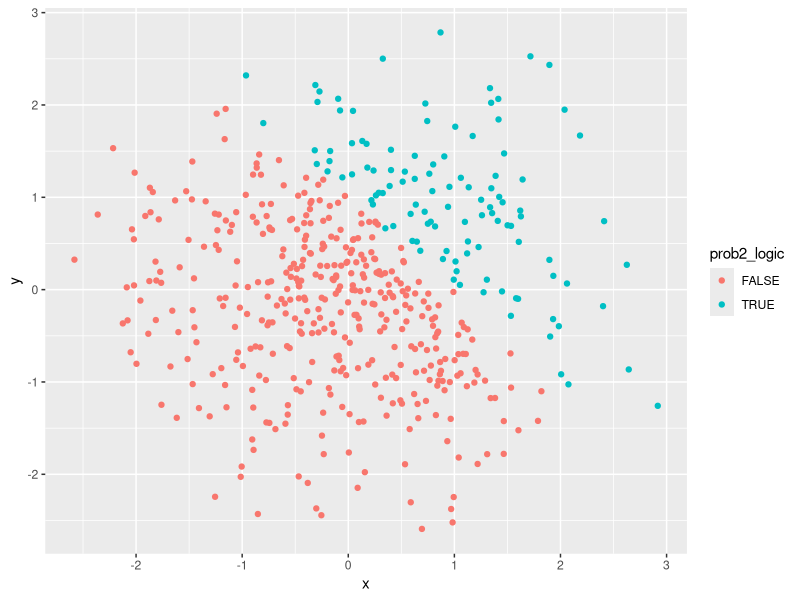
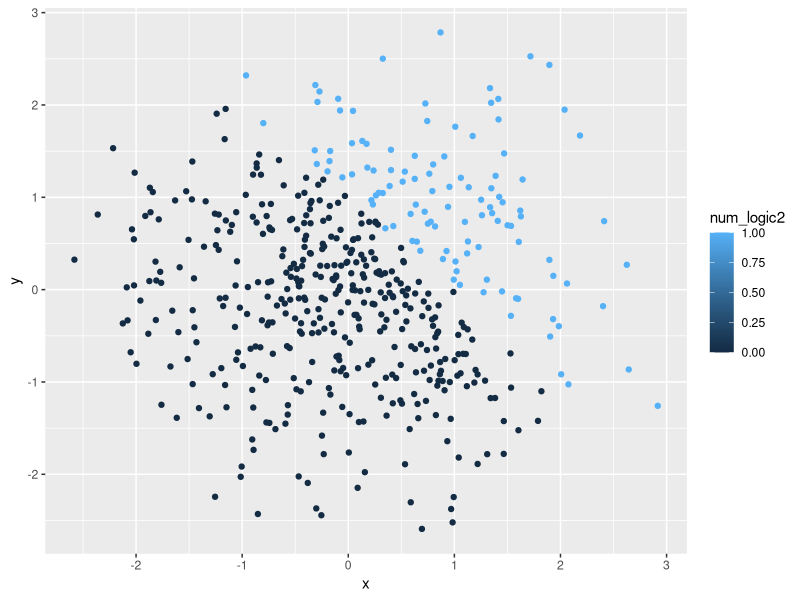
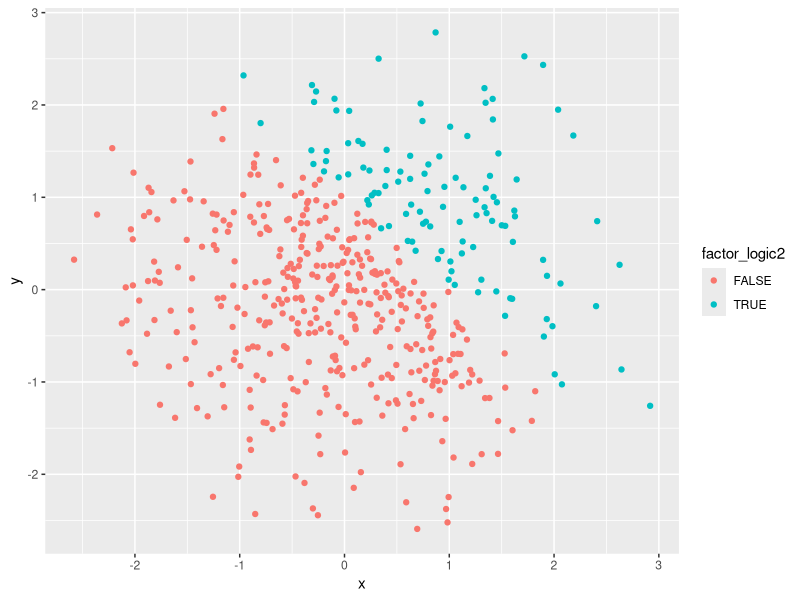
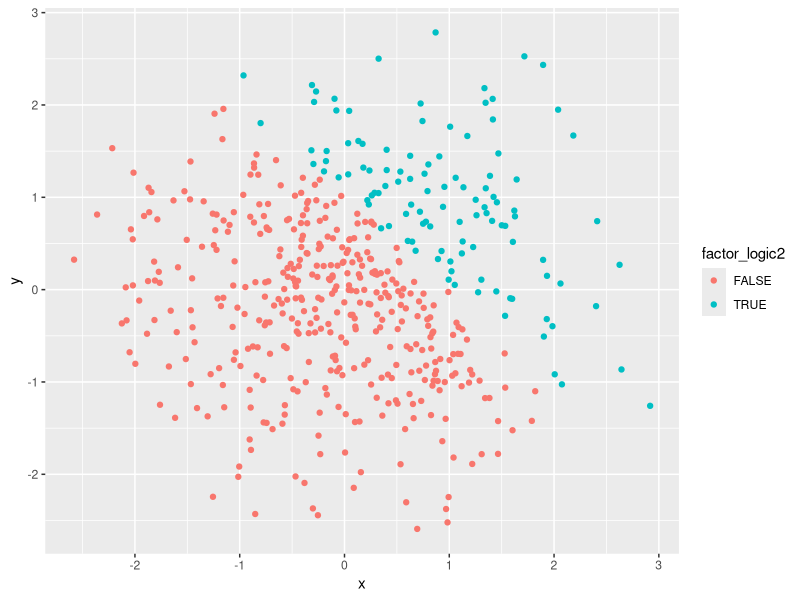

The R script that drew these images, in order:
## ---- chunk 1

library(tidyverse)

## ---- chunk 2

prob1_df = tibble(
  vec_sample = rnorm(8),
  vec_logic = vec_sample > 0,
  vec_char = c("This", "is", "problem", "one", "homework", "one", "Hana", "Akbarnejad"),
  vec_factor = factor(c("good", "fair", "poor", "poor", "fair", "fair", "fair", "fair"))
)

mean(pull(prob1_df, vec_sample))
mean(pull(prob1_df, vec_logic))
mean(pull(prob1_df, vec_char))
mean(pull(prob1_df, vec_factor))

## ---- chunk 3

num_logic = as.numeric(pull(prob1_df, vec_logic))

num_logic_calc = pull(prob1_df, vec_sample) * num_logic
num_logic_calc

factor_logic = as.factor(pull(prob1_df, vec_logic))
factor_logic_calc1 = pull(prob1_df, vec_sample) * factor_logic
factor_logic
factor_logic_calc1

num_factor_logic = as.numeric(factor_logic)
factor_logic_calc2 = pull(prob1_df, vec_sample) * num_factor_logic
num_factor_logic
factor_logic_calc2

## ---- chunk 4

prob2_df = tibble(
  x = rnorm(500),
  y = rnorm(500),
  prob2_logic = x + y > 1,
  num_logic2 = as.numeric(prob2_logic),
  factor_logic2 = as.factor(prob2_logic)
)

## ---- chunk 5

logic_scatterplot = ggplot(prob2_df, aes(x = x, y = y, color = prob2_logic)) + geom_point()
logic_scatterplot

num_logic_scatterplot = ggplot(prob2_df, aes(x = x, y = y, color = num_logic2)) + geom_point()
num_logic_scatterplot

factor_logic_scatterplot = ggplot(prob2_df, aes(x = x, y = y, color = factor_logic2)) + geom_point()
factor_logic_scatterplot

ggsave("logic_scatterplot.pdf")

